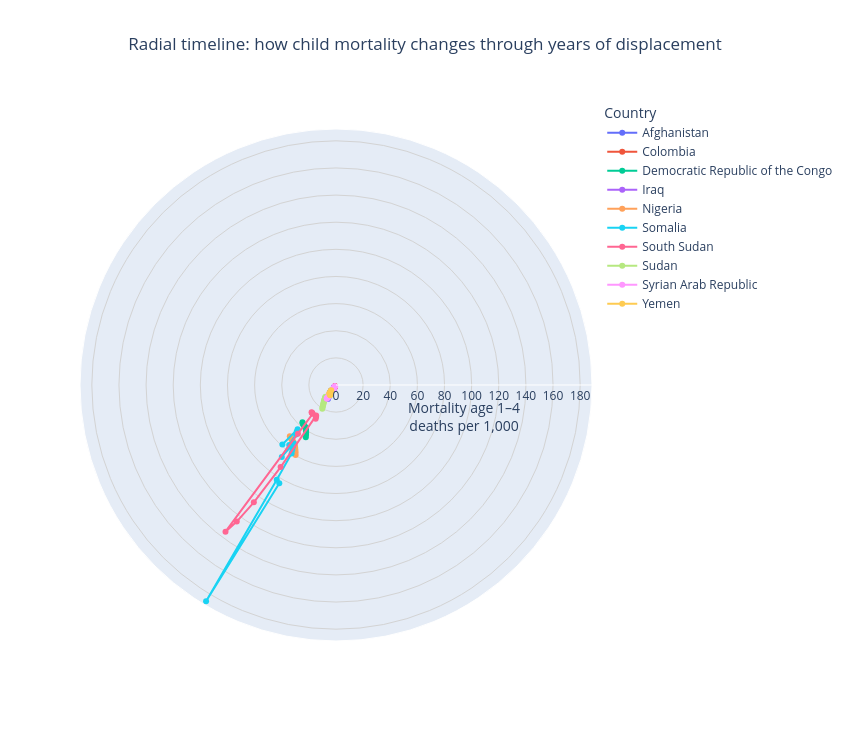

Here is the notebook cell this chart was saved with:
### Code cell
fig = px.line_polar(
    radial_df,
    r="mortality_1t4",
    theta="year",
    color="country_name",
    line_close=False,
    markers=True,
    hover_name="country_name",
    hover_data={
        "year": True,
        "mortality_1t4": ":.2f",
        "total_displaced": ":,.0f",
        "country_name": False
    },
    title="Radial timeline: child mortality trajectories in highly displaced countries"
)

fig.update_traces(
    line=dict(width=2),
    marker=dict(size=6)
)

fig.update_layout(
    width=850,
    height=750,
    polar=dict(
        radialaxis=dict(
            title="Mortality age 1–4<br>deaths per 1,000",
            visible=True,
            gridcolor="lightgray"
        ),
        angularaxis=dict(
            tickmode="array",
            tickvals=list(range(2010, 2023)),
            ticktext=[str(year) for year in range(2010, 2023)],
            direction="clockwise"
        )
    ),
    legend_title_text="Country",
    title=dict(
        text="Radial timeline: how child mortality changes through years of displacement",
        x=0.5
    )
)

fig.show()

### Figure 1 — Plotly figure (JSON) as saved in the notebook; plotly's stock layout.template omitted (floating-point values rounded to 4 significant figures)
{"data": [{"customdata": [[2010, 11.96, 3443707, "Afghanistan"], [2011, 11.15, 3151169, "Afghanistan"], [2012, 10.38, 3134734, "Afghanistan"], [2013, 9.674, 3263053, "Afghanistan"], [2014, 9.038, 3487075, "Afghanistan"], [2015, 8.442, 4099462, "Afghanistan"], [2016, 7.915, 4668070, "Afghanistan"], [2017, 7.428, 4795330, "Afghanistan"], [2018, 6.95, 5098267, "Afghanistan"], [2019, 6.518, 5531993, "Afghanistan"], [2020, 6.138, 5719935, "Afghanistan"], [2021, 5.79, 6433473, "Afghanistan"], [2022, 5.484, 9210170, "Afghanistan"]], "hovertemplate": "<b>%{hovertext}</b><br><br>mortality_1t4=%{customdata[1]:.2f}<br>year=%{customdata[0]}<br>total_displaced=%{customdata[2]:,.0f}<extra></extra>", "hovertext": ["Afghanistan", "Afghanistan", "Afghanistan", "Afghanistan", "Afghanistan", "Afghanistan", "Afghanistan", "Afghanistan", "Afghanistan", "Afghanistan", "Afghanistan", "Afghanistan", "Afghanistan"], "legendgroup": "Afghanistan", "line": {"color": "#636efa", "dash": "solid", "width": 2}, "marker": {"size": 6, "symbol": "circle"}, "mode": "lines+markers", "name": "Afghanistan", "r": [11.96, 11.15, 10.38, 9.674, 9.038, 8.442, 7.915, 7.428, 6.95, 6.518, 6.138, 5.79, 5.484], "showlegend": true, "subplot": "polar", "theta": [2010, 2011, 2012, 2013, 2014, 2015, 2016, 2017, 2018, 2019, 2020, 2021, 2022], "type": "scatterpolar"}, {"customdata": [[2010, 2.056, 4127969, "Colombia"], [2011, 1.947, 4326845, "Colombia"], [2012, 1.842, 4356256, "Colombia"], [2013, 1.742, 5780487, "Colombia"], [2014, 1.658, 6409155, "Colombia"], [2015, 1.581, 7286062, "Colombia"], [2016, 1.507, 7734456, "Colombia"], [2017, 1.437, 7901722, "Colombia"], [2018, 1.372, 8000730, "Colombia"], [2019, 1.311, 8241214, "Colombia"], [2020, 1.253, 8513571, "Colombia"], [2021, 1.2, 6962499, "Colombia"], [2022, 1.151, 7087837, "Colombia"]], "hovertemplate": "<b>%{hovertext}</b><br><br>mortality_1t4=%{customdata[1]:.2f}<br>year=%{customdata[0]}<br>total_displaced=%{customdata[2]:,.0f}<extra></extra>", "hovertext": ["Colombia", "Colombia", "Colombia", "Colombia", "Colombia", "Colombia", "Colombia", "Colombia", "Colombia", "Colombia", "Colombia", "Colombia", "Colombia"], "legendgroup": "Colombia", "line": {"color": "#EF553B", "dash": "solid", "width": 2}, "marker": {"size": 6, "symbol": "circle"}, "mode": "lines+markers", "name": "Colombia", "r": [2.056, 1.947, 1.842, 1.742, 1.658, 1.581, 1.507, 1.437, 1.372, 1.311, 1.253, 1.2, 1.151], "showlegend": true, "subplot": "polar", "theta": [2010, 2011, 2012, 2013, 2014, 2015, 2016, 2017, 2018, 2019, 2020, 2021, 2022], "type": "scatterpolar"}, {"customdata": [[2010, 44.54, 2241155, "Democratic Republic of the Congo"], [2011, 42.89, 2253063, "Democratic Republic of the Congo"], [2012, 41.55, 3237014, "Democratic Republic of the Congo"], [2013, 40.48, 3528703, "Democratic Republic of the Congo"], [2014, 39.61, 3340689, "Democratic Republic of the Congo"], [2015, 38.96, 2172628, "Democratic Republic of the Congo"], [2016, 38.52, 2853083, "Democratic Republic of the Congo"], [2017, 38.2, 5108333, "Democratic Republic of the Congo"], [2018, 37.99, 5370590, "Democratic Republic of the Congo"], [2019, 37.88, 5962729, "Democratic Republic of the Congo"], [2020, 37.73, 6183895, "Democratic Republic of the Congo"], [2021, 37.46, 6464340, "Democratic Republic of the Congo"], [2022, 36.99, 6608023, "Democratic Republic of the Congo"]], "hovertemplate": "<b>%{hovertext}</b><br><br>mortality_1t4=%{customdata[1]:.2f}<br>year=%{customdata[0]}<br>total_displaced=%{customdata[2]:,.0f}<extra></extra>", "hovertext": ["Democratic Republic of the Congo", "Democratic Republic of the Congo", "Democratic Republic of the Congo", "Democratic Republic of the Congo", "Democratic Republic of the Congo", "Democratic Republic of the Congo", "Democratic Republic of the Congo", "Democratic Republic of the Congo", "Democratic Republic of the Congo", "Democratic Republic of the Congo", "Democratic Republic of the Congo", "Democratic Republic of the Congo", "Democratic Republic of the Congo"], "legendgroup": "Democratic Republic of the Congo", "line": {"color": "#00cc96", "dash": "solid", "width": 2}, "marker": {"size": 6, "symbol": "circle"}, "mode": "lines+markers", "name": "Democratic Republic of the Congo", "r": [44.54, 42.89, 41.55, 40.48, 39.61, 38.96, 38.52, 38.2, 37.99, 37.88, 37.73, 37.46, 36.99], "showlegend": true, "subplot": "polar", "theta": [2010, 2011, 2012, 2013, 2014, 2015, 2016, 2017, 2018, 2019, 2020, 2021, 2022], "type": "scatterpolar"}, {"customdata": [[2010, 3.703, 3057083, "Iraq"], [2011, 3.498, 2785173, "Iraq"], [2012, 3.285, 1902253, "Iraq"], [2013, 3.096, 1398734, "Iraq"], [2014, 2.917, 4070040, "Iraq"], [2015, 2.754, 4904541, "Iraq"], [2016, 2.592, 4198708, "Iraq"], [2017, 2.444, 3251151, "Iraq"], [2018, 2.313, 2431880, "Iraq"], [2019, 2.196, 2053637, "Iraq"], [2020, 2.089, 1829875, "Iraq"], [2021, 1.993, 1784909, "Iraq"], [2022, 1.899, 1685841, "Iraq"]], "hovertemplate": "<b>%{hovertext}</b><br><br>mortality_1t4=%{customdata[1]:.2f}<br>year=%{customdata[0]}<br>total_displaced=%{customdata[2]:,.0f}<extra></extra>", "hovertext": ["Iraq", "Iraq", "Iraq", "Iraq", "Iraq", "Iraq", "Iraq", "Iraq", "Iraq", "Iraq", "Iraq", "Iraq", "Iraq"], "legendgroup": "Iraq", "line": {"color": "#ab63fa", "dash": "solid", "width": 2}, "marker": {"size": 6, "symbol": "circle"}, "mode": "lines+markers", "name": "Iraq", "r": [3.703, 3.498, 3.285, 3.096, 2.917, 2.754, 2.592, 2.444, 2.313, 2.196, 2.089, 1.993, 1.899], "showlegend": true, "subplot": "polar", "theta": [2010, 2011, 2012, 2013, 2014, 2015, 2016, 2017, 2018, 2019, 2020, 2021, 2022], "type": "scatterpolar"}, {"customdata": [[2010, 59.5, 27557, "Nigeria"], [2011, 57.87, 27659, "Nigeria"], [2012, 56.43, 32176, "Nigeria"], [2013, 55.22, 52505, "Nigeria"], [2014, 54.24, 1309029, "Nigeria"], [2015, 53.46, 2391858, "Nigeria"], [2016, 52.88, 2515424, "Nigeria"], [2017, 52.44, 2034981, "Nigeria"], [2018, 52.09, 2529383, "Nigeria"], [2019, 51.83, 2603739, "Nigeria"], [2020, 51.51, 3036471, "Nigeria"], [2021, 51.24, 3551681, "Nigeria"], [2022, 50.86, 3761357, "Nigeria"]], "hovertemplate": "<b>%{hovertext}</b><br><br>mortality_1t4=%{customdata[1]:.2f}<br>year=%{customdata[0]}<br>total_displaced=%{customdata[2]:,.0f}<extra></extra>", "hovertext": ["Nigeria", "Nigeria", "Nigeria", "Nigeria", "Nigeria", "Nigeria", "Nigeria", "Nigeria", "Nigeria", "Nigeria", "Nigeria", "Nigeria", "Nigeria"], "legendgroup": "Nigeria", "line": {"color": "#FFA15A", "dash": "solid", "width": 2}, "marker": {"size": 6, "symbol": "circle"}, "mode": "lines+markers", "name": "Nigeria", "r": [59.5, 57.87, 56.43, 55.22, 54.24, 53.46, 52.88, 52.44, 52.09, 51.83, 51.51, 51.24, 50.86], "showlegend": true, "subplot": "polar", "theta": [2010, 2011, 2012, 2013, 2014, 2015, 2016, 2017, 2018, 2019, 2020, 2021, 2022], "type": "scatterpolar"}, {"customdata": [[2010, 83.58, 2256732, "Somalia"], [2011, 185.9, 2465121, "Somalia"], [2012, 82.38, 2303352, "Somalia"], [2013, 60.1, 2290425, "Somalia"], [2014, 57.58, 2288493, "Somalia"], [2015, 55.25, 2312808, "Somalia"], [2016, 53.02, 2635365, "Somalia"], [2017, 66.38, 3161411, "Somalia"], [2018, 56.02, 3653490, "Somalia"], [2019, 46.89, 3602679, "Somalia"], [2020, 45.06, 3833680, "Somalia"], [2021, 43.13, 3803783, "Somalia"], [2022, 59.09, 3814906, "Somalia"]], "hovertemplate": "<b>%{hovertext}</b><br><br>mortality_1t4=%{customdata[1]:.2f}<br>year=%{customdata[0]}<br>total_displaced=%{customdata[2]:,.0f}<extra></extra>", "hovertext": ["Somalia", "Somalia", "Somalia", "Somalia", "Somalia", "Somalia", "Somalia", "Somalia", "Somalia", "Somalia", "Somalia", "Somalia", "Somalia"], "legendgroup": "Somalia", "line": {"color": "#19d3f3", "dash": "solid", "width": 2}, "marker": {"size": 6, "symbol": "circle"}, "mode": "lines+markers", "name": "Somalia", "r": [83.58, 185.9, 82.38, 60.1, 57.58, 55.25, 53.02, 66.38, 56.02, 46.89, 45.06, 43.13, 59.09], "showlegend": true, "subplot": "polar", "theta": [2010, 2011, 2012, 2013, 2014, 2015, 2016, 2017, 2018, 2019, 2020, 2021, 2022], "type": "scatterpolar"}, {"customdata": [[2011, 29.08, 560166, "South Sudan"], [2012, 27.66, 451353, "South Sudan"], [2013, 26.87, 476240, "South Sudan"], [2014, 73.01, 2265364, "South Sudan"], [2015, 105.6, 2573253, "South Sudan"], [2016, 124.5, 3296423, "South Sudan"], [2017, 135.3, 4350293, "South Sudan"], [2018, 45.56, 4176156, "South Sudan"], [2019, 27.36, 3906236, "South Sudan"], [2020, 27.15, 3793897, "South Sudan"], [2021, 26.99, 4385032, "South Sudan"], [2022, 26.92, 3774890, "South Sudan"]], "hovertemplate": "<b>%{hovertext}</b><br><br>mortality_1t4=%{customdata[1]:.2f}<br>year=%{customdata[0]}<br>total_displaced=%{customdata[2]:,.0f}<extra></extra>", "hovertext": ["South Sudan", "South Sudan", "South Sudan", "South Sudan", "South Sudan", "South Sudan", "South Sudan", "South Sudan", "South Sudan", "South Sudan", "South Sudan", "South Sudan"], "legendgroup": "South Sudan", "line": {"color": "#FF6692", "dash": "solid", "width": 2}, "marker": {"size": 6, "symbol": "circle"}, "mode": "lines+markers", "name": "South Sudan", "r": [29.08, 27.66, 26.87, 73.01, 105.6, 124.5, 135.3, 45.56, 27.36, 27.15, 26.99, 26.92], "showlegend": true, "subplot": "polar", "theta": [2011, 2012, 2013, 2014, 2015, 2016, 2017, 2018, 2019, 2020, 2021, 2022], "type": "scatterpolar"}, {"customdata": [[2010, 20.22, 2035064, "Sudan"], [2011, 19.23, 2953971, "Sudan"], [2012, 18.29, 2463755, "Sudan"], [2013, 17.4, 2550614, "Sudan"], [2014, 16.58, 2894813, "Sudan"], [2015, 15.82, 3888223, "Sudan"], [2016, 15.13, 2926417, "Sudan"], [2017, 14.46, 2743769, "Sudan"], [2018, 13.83, 2656415, "Sudan"], [2019, 13.25, 2692579, "Sudan"], [2020, 12.68, 3410046, "Sudan"], [2021, 12.16, 3937044, "Sudan"], [2022, 11.63, 4476311, "Sudan"]], "hovertemplate": "<b>%{hovertext}</b><br><br>mortality_1t4=%{customdata[1]:.2f}<br>year=%{customdata[0]}<br>total_displaced=%{customdata[2]:,.0f}<extra></extra>", "hovertext": ["Sudan", "Sudan", "Sudan", "Sudan", "Sudan", "Sudan", "Sudan", "Sudan", "Sudan", "Sudan", "Sudan", "Sudan", "Sudan"], "legendgroup": "Sudan", "line": {"color": "#B6E880", "dash": "solid", "width": 2}, "marker": {"size": 6, "symbol": "circle"}, "mode": "lines+markers", "name": "Sudan", "r": [20.22, 19.23, 18.29, 17.4, 16.58, 15.82, 15.13, 14.46, 13.83, 13.25, 12.68, 12.16, 11.63], "showlegend": true, "subplot": "polar", "theta": [2010, 2011, 2012, 2013, 2014, 2015, 2016, 2017, 2018, 2019, 2020, 2021, 2022], "type": "scatterpolar"}, {"customdata": [[2010, 1.303, 28190, "Syrian Arab Republic"], [2011, 2.941, 34372, "Syrian Arab Republic"], [2012, 10.63, 2771527, "Syrian Arab Republic"], [2013, 12.16, 9030142, "Syrian Arab Republic"], [2014, 11.13, 11599639, "Syrian Arab Republic"], [2015, 11.95, 11682555, "Syrian Arab Republic"], [2016, 8.632, 12034826, "Syrian Arab Republic"], [2017, 8.862, 12607682, "Syrian Arab Republic"], [2018, 8.452, 12977870, "Syrian Arab Republic"], [2019, 3.497, 12880693, "Syrian Arab Republic"], [2020, 1.907, 13511967, "Syrian Arab Republic"], [2021, 1.21, 13853927, "Syrian Arab Republic"], [2022, 1.588, 13485428, "Syrian Arab Republic"]], "hovertemplate": "<b>%{hovertext}</b><br><br>mortality_1t4=%{customdata[1]:.2f}<br>year=%{customdata[0]}<br>total_displaced=%{customdata[2]:,.0f}<extra></extra>", "hovertext": ["Syrian Arab Republic", "Syrian Arab Republic", "Syrian Arab Republic", "Syrian Arab Republic", "Syrian Arab Republic", "Syrian Arab Republic", "Syrian Arab Republic", "Syrian Arab Republic", "Syrian Arab Republic", "Syrian Arab Republic", "Syrian Arab Republic", "Syrian Arab Republic", "Syrian Arab Republic"], "legendgroup": "Syrian Arab Republic", "line": {"color": "#FF97FF", "dash": "solid", "width": 2}, "marker": {"size": 6, "symbol": "circle"}, "mode": "lines+markers", "name": "Syrian Arab Republic", "r": [1.303, 2.941, 10.63, 12.16, 11.13, 11.95, 8.632, 8.862, 8.452, 3.497, 1.907, 1.21, 1.588], "showlegend": true, "subplot": "polar", "theta": [2010, 2011, 2012, 2013, 2014, 2015, 2016, 2017, 2018, 2019, 2020, 2021, 2022], "type": "scatterpolar"}, {"customdata": [[2010, 8.702, 223678, "Yemen"], [2011, 8.288, 350768, "Yemen"], [2012, 7.974, 389483, "Yemen"], [2013, 7.334, 310895, "Yemen"], [2014, 7.189, 339432, "Yemen"], [2015, 8.022, 2557989, "Yemen"], [2016, 7.545, 2059357, "Yemen"], [2017, 7.655, 2062246, "Yemen"], [2018, 7.841, 2211740, "Yemen"], [2019, 7.457, 3696566, "Yemen"], [2020, 6.056, 4069315, "Yemen"], [2021, 5.922, 4361816, "Yemen"], [2022, 5.327, 4595173, "Yemen"]], "hovertemplate": "<b>%{hovertext}</b><br><br>mortality_1t4=%{customdata[1]:.2f}<br>year=%{customdata[0]}<br>total_displaced=%{customdata[2]:,.0f}<extra></extra>", "hovertext": ["Yemen", "Yemen", "Yemen", "Yemen", "Yemen", "Yemen", "Yemen", "Yemen", "Yemen", "Yemen", "Yemen", "Yemen", "Yemen"], "legendgroup": "Yemen", "line": {"color": "#FECB52", "dash": "solid", "width": 2}, "marker": {"size": 6, "symbol": "circle"}, "mode": "lines+markers", "name": "Yemen", "r": [8.702, 8.288, 7.974, 7.334, 7.189, 8.022, 7.545, 7.655, 7.841, 7.457, 6.056, 5.922, 5.327], "showlegend": true, "subplot": "polar", "theta": [2010, 2011, 2012, 2013, 2014, 2015, 2016, 2017, 2018, 2019, 2020, 2021, 2022], "type": "scatterpolar"}], "layout": {"height": 750, "legend": {"title": {"text": "Country"}, "tracegroupgap": 0}, "polar": {"angularaxis": {"direction": "clockwise", "rotation": 90, "tickmode": "array", "ticktext": ["2010", "2011", "2012", "2013", "2014", "2015", "2016", "2017", "2018", "2019", "2020", "2021", "2022"], "tickvals": [2010, 2011, 2012, 2013, 2014, 2015, 2016, 2017, 2018, 2019, 2020, 2021, 2022]}, "domain": {"x": [0, 1], "y": [0, 1]}, "radialaxis": {"gridcolor": "lightgray", "title": {"text": "Mortality age 1–4<br>deaths per 1,000"}, "visible": true}}, "title": {"text": "Radial timeline: how child mortality changes through years of displacement", "x": 0.5}, "width": 850}}
